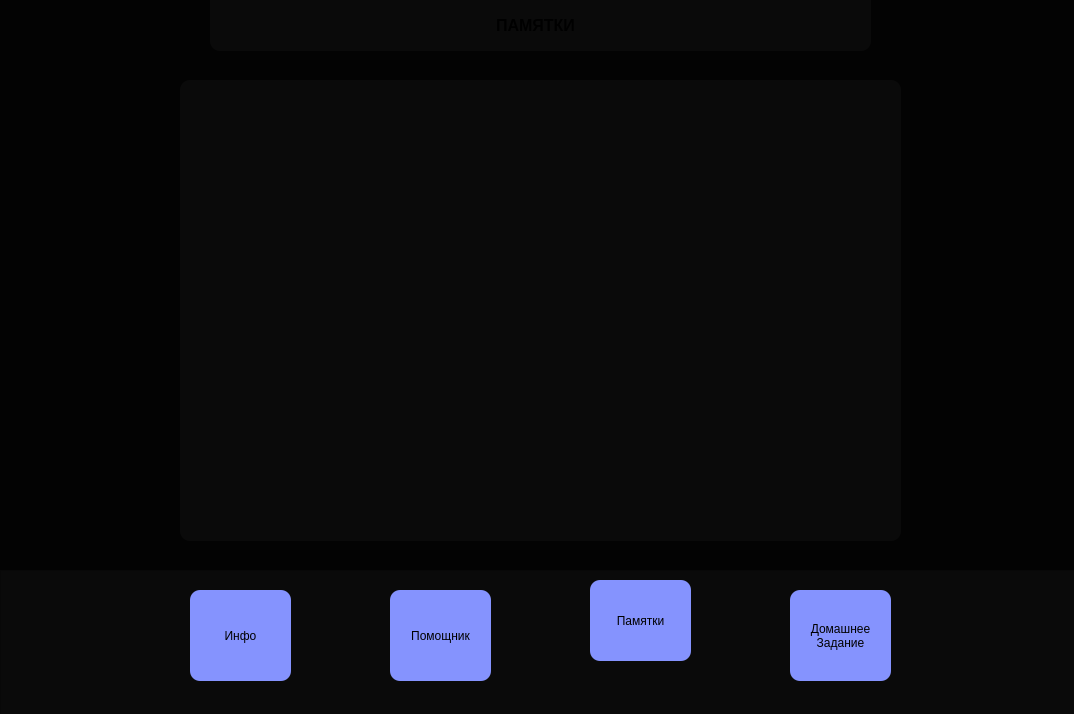
<?xml version="1.0" encoding="UTF-8"?>
<ui version="4.0">
 <class>MemoWindow</class>
 <widget class="QMainWindow" name="MemoWindow">
  <property name="geometry">
   <rect>
    <x>0</x>
    <y>0</y>
    <width>1074</width>
    <height>714</height>
   </rect>
  </property>
  <property name="minimumSize">
   <size>
    <width>1074</width>
    <height>714</height>
   </size>
  </property>
  <property name="maximumSize">
   <size>
    <width>1074</width>
    <height>714</height>
   </size>
  </property>
  <property name="windowTitle">
   <string>SHelper</string>
  </property>
  <property name="windowIcon">
   <iconset resource="../qr/shelper.qrc">
    <normaloff>:/icons/C:/Users/user/Downloads/вариантиконки1-_1_.ico</normaloff>:/icons/C:/Users/user/Downloads/вариантиконки1-_1_.ico</iconset>
  </property>
  <property name="styleSheet">
   <string notr="true">background-color: #030303;</string>
  </property>
  <widget class="QWidget" name="centralwidget">
   <widget class="QFrame" name="frame">
    <property name="geometry">
     <rect>
      <x>0</x>
      <y>570</y>
      <width>1081</width>
      <height>151</height>
     </rect>
    </property>
    <property name="styleSheet">
     <string notr="true">background-color: #0a0a0a;</string>
    </property>
    <property name="frameShape">
     <enum>QFrame::Shape::StyledPanel</enum>
    </property>
    <property name="frameShadow">
     <enum>QFrame::Shadow::Raised</enum>
    </property>
    <widget class="QPushButton" name="infoButton">
     <property name="geometry">
      <rect>
       <x>190</x>
       <y>20</y>
       <width>101</width>
       <height>91</height>
      </rect>
     </property>
     <property name="styleSheet">
      <string notr="true">QPushButton{
	border:3px;
	border-radius:10px;
	background: #8593fe;
	font: 700 12pt &quot;Arial&quot;;
	margin-top: 0;
}
QPushButton:hover{
	margin-top: 5px;
}
QPushButton:pressed{
	border:3px;
	border-radius:10px;
	background-color: #5c66b1;
	font: 700 12pt &quot;Arial&quot;;
}</string>
     </property>
     <property name="text">
      <string>Инфо</string>
     </property>
    </widget>
    <widget class="QPushButton" name="aiButton">
     <property name="geometry">
      <rect>
       <x>390</x>
       <y>20</y>
       <width>101</width>
       <height>91</height>
      </rect>
     </property>
     <property name="styleSheet">
      <string notr="true">QPushButton{
	border:3px;
	border-radius:10px;
	background: #8593fe;
	font: 700 12pt &quot;Arial&quot;;
	margin-top: 0;
}
QPushButton:hover{
	margin-top: 5px;
}
QPushButton:pressed{
	border:3px;
	border-radius:10px;
	background-color: #5c66b1;
	font: 700 12pt &quot;Arial&quot;;
}</string>
     </property>
     <property name="text">
      <string>Помощник</string>
     </property>
    </widget>
    <widget class="QPushButton" name="memoButton">
     <property name="geometry">
      <rect>
       <x>590</x>
       <y>10</y>
       <width>101</width>
       <height>81</height>
      </rect>
     </property>
     <property name="styleSheet">
      <string notr="true">QPushButton{
	border:3px;
	border-radius:10px;
	background: #8593fe;
	font: 700 12pt &quot;Arial&quot;;
}
QPushButton:pressed{
	border:3px;
	border-radius:10px;
	background-color: #5c66b1;
	font: 700 12pt &quot;Arial&quot;;
}</string>
     </property>
     <property name="text">
      <string>Памятки</string>
     </property>
    </widget>
    <widget class="QPushButton" name="homeworkButton">
     <property name="geometry">
      <rect>
       <x>790</x>
       <y>20</y>
       <width>101</width>
       <height>91</height>
      </rect>
     </property>
     <property name="styleSheet">
      <string notr="true">QPushButton{
	border:3px;
	border-radius:10px;
	background: #8593fe;
	font: 700 12pt &quot;Arial&quot;;
	margin-top: 0;
}
QPushButton:hover{
	margin-top: 5px;
}
QPushButton:pressed{
	border:3px;
	border-radius:10px;
	background-color: #5c66b1;
	font: 700 12pt &quot;Arial&quot;;
}</string>
     </property>
     <property name="text">
      <string>Домашнее
Задание</string>
     </property>
    </widget>
   </widget>
   <widget class="QFrame" name="frame_2">
    <property name="geometry">
     <rect>
      <x>210</x>
      <y>-10</y>
      <width>661</width>
      <height>61</height>
     </rect>
    </property>
    <property name="styleSheet">
     <string notr="true">background-color: #0a0a0a;
border:50px;
border-radius:10px;</string>
    </property>
    <property name="frameShape">
     <enum>QFrame::Shape::StyledPanel</enum>
    </property>
    <property name="frameShadow">
     <enum>QFrame::Shadow::Raised</enum>
    </property>
    <widget class="QLabel" name="label">
     <property name="geometry">
      <rect>
       <x>0</x>
       <y>20</y>
       <width>651</width>
       <height>31</height>
      </rect>
     </property>
     <property name="text">
      <string>&lt;html&gt;&lt;head/&gt;&lt;body&gt;&lt;p align=&quot;center&quot;&gt;&lt;span style=&quot; font-size:12pt; font-weight:700;&quot;&gt;ПАМЯТКИ&lt;/span&gt;&lt;/p&gt;&lt;/body&gt;&lt;/html&gt;</string>
     </property>
    </widget>
   </widget>
   <widget class="QFrame" name="frame_3">
    <property name="geometry">
     <rect>
      <x>180</x>
      <y>80</y>
      <width>721</width>
      <height>461</height>
     </rect>
    </property>
    <property name="styleSheet">
     <string notr="true">background-color: #0a0a0a;
border:50px;
border-radius:10px;</string>
    </property>
    <property name="frameShape">
     <enum>QFrame::Shape::StyledPanel</enum>
    </property>
    <property name="frameShadow">
     <enum>QFrame::Shadow::Raised</enum>
    </property>
    <widget class="QListView" name="listView">
     <property name="geometry">
      <rect>
       <x>10</x>
       <y>10</y>
       <width>701</width>
       <height>441</height>
      </rect>
     </property>
     <property name="editTriggers">
      <set>QAbstractItemView::EditTrigger::NoEditTriggers</set>
     </property>
    </widget>
   </widget>
  </widget>
 </widget>
 <resources>
  <include location="../qr/shelper.qrc"/>
 </resources>
 <connections/>
</ui>
